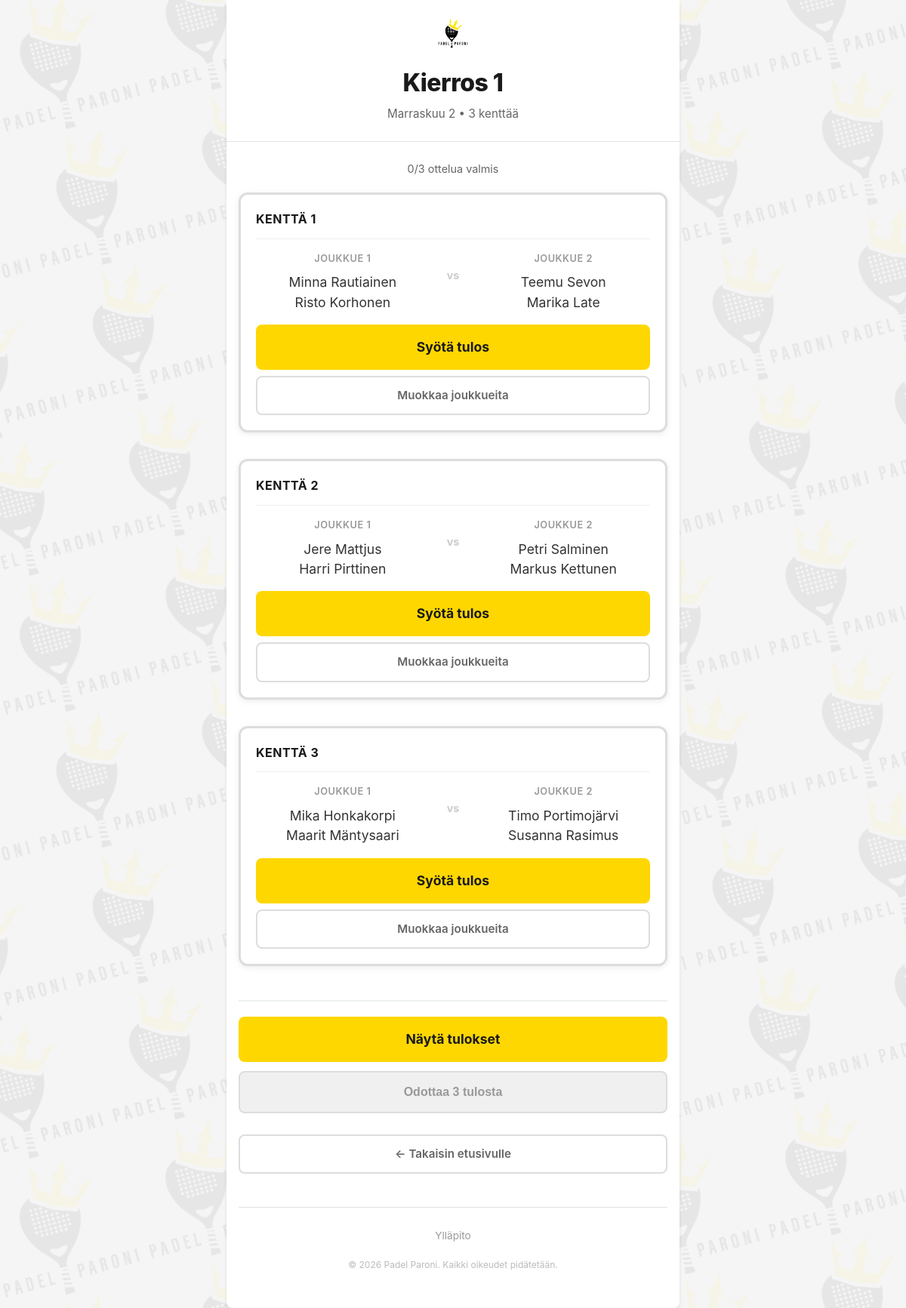
The page /tournament/73/round/102 on the database its author committed.
### tables this page shows
CREATE TABLE rounds (
            id INTEGER PRIMARY KEY AUTOINCREMENT,
            tournament_id INTEGER NOT NULL,
            round_number INTEGER NOT NULL,
            status TEXT DEFAULT 'in_progress',
            created_at TIMESTAMP DEFAULT CURRENT_TIMESTAMP,
            FOREIGN KEY (tournament_id) REFERENCES tournaments(id)
        );

CREATE TABLE tournaments (
            id INTEGER PRIMARY KEY AUTOINCREMENT,
            name TEXT NOT NULL,
            num_courts INTEGER NOT NULL,
            status TEXT DEFAULT 'setup',
            created_at TIMESTAMP DEFAULT CURRENT_TIMESTAMP
        , season_id INTEGER REFERENCES seasons(id), completed_at TIMESTAMP NULL, archived_at TIMESTAMP NULL, court_labels TEXT);

CREATE TABLE matches (
            id INTEGER PRIMARY KEY AUTOINCREMENT,
            round_id INTEGER NOT NULL,
            court_number INTEGER NOT NULL,
            player1_id INTEGER NOT NULL,
            player2_id INTEGER NOT NULL,
            player3_id INTEGER NOT NULL,
            player4_id INTEGER NOT NULL,
            winning_team INTEGER,
            completed BOOLEAN DEFAULT 0,
            teams_shuffled BOOLEAN DEFAULT 0,
            original_player1_id INTEGER,
            original_player2_id INTEGER,
            original_player3_id INTEGER,
            original_player4_id INTEGER,
            created_at TIMESTAMP DEFAULT CURRENT_TIMESTAMP, version INTEGER DEFAULT 1,
            FOREIGN KEY (round_id) REFERENCES rounds(id),
            FOREIGN KEY (player1_id) REFERENCES players(id),
            FOREIGN KEY (player2_id) REFERENCES players(id),
            FOREIGN KEY (player3_id) REFERENCES players(id),
            FOREIGN KEY (player4_id) REFERENCES players(id)
        );

### app.py (the view, shortened to what this page needs)
@app.route('/tournament/<int:tournament_id>/round/<int:round_id>')
def active_round(tournament_id, round_id):
    db = get_db_connection()
    tournament = db.execute('SELECT * FROM tournaments WHERE id = ?', (tournament_id,)).fetchone()
    round_data = db.execute('SELECT * FROM rounds WHERE id = ?', (round_id,)).fetchone()
    if not round_data:
        flash('Round not found')
        return redirect(url_for('index'))
    if tournament and tournament['status'] == 'completed':
        flash('Turnaus on päättynyt')
        return redirect(url_for('index'))
    matches_raw = db.execute(
        '''SELECT m.*
           FROM matches m
           WHERE m.round_id = ?
           ORDER BY m.court_number''',
        (round_id,)
    ).fetchall()
    matches = []
    for match in matches_raw:
        match_dict = dict(match)
        player1 = get_player(match_dict['player1_id'])
        player2 = get_player(match_dict['player2_id'])
        player3 = get_player(match_dict['player3_id'])
        player4 = get_player(match_dict['player4_id'])
        match_dict['player1_name'] = f"{player1['first_name']} {player1['last_name']}"
        match_dict['player2_name'] = f"{player2['first_name']} {player2['last_name']}"
        match_dict['player3_name'] = f"{player3['first_name']} {player3['last_name']}"
        match_dict['player4_name'] = f"{player4['first_name']} {player4['last_name']}"
        matches.append(match_dict)
    all_completed = all(match['completed'] for match in matches)
    is_admin = session.get('logged_in_as_admin', False)
    all_rounds = []
    if is_admin:
        all_rounds = db.execute(
            'SELECT id, round_number FROM rounds WHERE tournament_id = ? ORDER BY round_number',
            (tournament_id,)
        ).fetchall()
    needs_recalculation = False
    return render_template('active_round.html',
                          tournament_id=tournament_id,
                          tournament=tournament,
                          round_data=round_data,
                          matches=matches,
                          all_completed=all_completed,
                          is_admin=is_admin,
                          all_rounds=all_rounds,
                          needs_recalculation=needs_recalculation)

### app.py (called while the page is built, shortened)
def get_db_connection():
    global _db_initialized
    if not _db_initialized:
        init_db()
        _db_initialized = True
        print("Database initialized successfully!")
    if 'db' not in g:
        g.db = get_db()
    return g.db

@app.before_request
def log_request_start():
    import time
    g.request_start_time = time.time()
    print(f"[REQ START] {request.method} {request.path}")

@app.after_request
def log_request_end(response):
    import time
    if hasattr(g, 'request_start_time'):
        duration = time.time() - g.request_start_time
        print(f"[REQ END] {request.method} {request.path} - {duration:.3f}s - {response.status_code}")
    return response

@app.before_request
def generate_csp_nonce():
    g.csp_nonce = base64.b64encode(secrets.token_bytes(16)).decode('utf-8')

@app.after_request
def add_security_headers(response):
    if response.content_type and 'text/html' in response.content_type:
        nonce = getattr(g, 'csp_nonce', '')
        csp = (
            f"default-src 'self'; "
            f"script-src 'self' 'nonce-{nonce}'; "
            f"style-src 'self' 'unsafe-inline'; "
            f"img-src 'self' data:; "
            f"form-action 'self'; "
            f"frame-ancestors 'none'"
        )
        response.headers['Content-Security-Policy'] = csp
    return response

@app.context_processor
def inject_csp_nonce():
    return {'csp_nonce': getattr(g, 'csp_nonce', '')}

def get_player(player_id):
    db = get_db_connection()
    result = db.execute(
        'SELECT id, first_name, last_name FROM player_registry WHERE id = ?',
        (player_id,)
    ).fetchone()
    if result:
        return dict(result)

### database.py (called while the page is built)
def get_db():
    try:
        from flask import current_app
        db_path = current_app.config.get('DATABASE', DATABASE)
    except (ImportError, RuntimeError):
        db_path = DATABASE
    uri_mode = db_path.startswith('file:')
    conn = sqlite3.connect(db_path, uri=uri_mode, timeout=10.0)
    conn.row_factory = sqlite3.Row  # Returns rows as dictionaries
    return conn

### templates/active_round.html (shortened to what this page needs)
<!DOCTYPE html>
<html lang="fi">
<head>
    <link rel="stylesheet" href="{{ url_for('static', filename='css/style.css') }}">
</head>
<body>
    <div class="container">
        <div class="round-header">
            <a href="{{ url_for('index') }}" style="text-decoration: none;">
                <img src="{{ url_for('static', filename='images/padel-paroni-logo.png') }}" alt="Padel Paroni">
            </a>
            <a href="{{ url_for('index') }}" style="text-decoration: none; color: inherit;">
                <h1>Kierros {{ round_data['round_number'] }}</h1>
            </a>
            <p class="round-subtitle">{{ tournament['name'] }} &bull; {{ tournament['num_courts'] }} kenttää</p>
        </div>
        <div id="matches-container">
            {% include '_matches_partial.html' %}
        </div>
        {% set completed_count = matches|selectattr('completed')|list|length %}
        <div class="round-actions">
            <a href="{{ url_for('leaderboard', tournament_id=tournament_id) }}" class="btn-leaderboard">
                Näytä tulokset
            </a>
            <form id="nextRoundForm" action="{{ url_for('start_round', tournament_id=tournament_id) }}" method="POST" style="margin: 0;">
                {% if all_completed %}
                <button type="submit" class="btn-next-round">Aloita seuraava kierros</button>
                {% else %}
                {% set remaining = matches|length - completed_count %}
                <button type="button" class="btn-next-round" disabled>Odottaa {{ remaining }} tulos{% if remaining != 1 %}ta{% endif %}</button>
                {% endif %}
            </form>
            <div class="actions" style="margin-top: 1rem;">
                <a href="{{ url_for('index') }}" class="btn-secondary-action">← Takaisin etusivulle</a>
            </div>
            <div class="page-footer">
                <a href="{{ url_for('admin_dashboard') }}" target="_blank" class="admin-link">Ylläpito</a>
                <div class="copyright">© 2026 Padel Paroni. Kaikki oikeudet pidätetään.</div>
            </div>
        </div>
    </div>
</body>
</html>

### templates/_matches_partial.html (shortened to what this page needs)
{% set completed_count = matches|selectattr('completed')|list|length %}
<div class="progress-text">
    {{ completed_count }}/{{ matches|length }} ottelua valmis
</div>
<div class="matches">
    {% for match in matches %}
    <div class="match-card {% if match['completed'] %}completed{% endif %}">
        <div class="court-header">Kenttä {{ match['court_number'] }}</div>
        <div class="teams">
            <div class="team">
                <div class="team-label">Joukkue 1</div>
                <div class="team-players">
                    {{ match['player1_name'] }}<br>
                    {{ match['player2_name'] }}
                </div>
            </div>
            <div class="vs">vs</div>
            <div class="team">
                <div class="team-label">Joukkue 2</div>
                <div class="team-players">
                    {{ match['player3_name'] }}<br>
                    {{ match['player4_name'] }}
                </div>
            </div>
        </div>
        {% if not match['completed'] %}
        <div class="match-actions">
            <a href="{{ url_for('score_entry', match_id=match['id']) }}" class="btn-primary-action">
                Syötä tulos
            </a>
            <a href="{{ url_for('confirm_match_teams', tournament_id=tournament_id, round_id=round_data['id'], court_number=match['court_number']) }}" class="btn-secondary-action">
                Muokkaa joukkueita
            </a>
        </div>
        {% else %}
        <a href="{{ url_for('score_entry', match_id=match['id']) }}" class="completed-badge">
            ✓ Joukkue {{ match['winning_team'] }} voitti
            <small>Muokkaa tulosta</small>
        </a>
        {% endif %}
    </div>
    {% endfor %}
</div>

### static/css/style.css (style rules this page uses)
* { margin: 0; padding: 0; box-sizing: border-box; }
body { font-family: -apple-system, BlinkMacSystemFont, 'Segoe UI', Roboto, Oxygen, Ubuntu, Cantarell, sans-serif; background: #f5f5f5; padding: 10px; line-height: 1.6; color: #333; position: relative; }
body::before { content: ''; position: fixed; top: 50%; left: 50%; transform: translate(-50%, -50%); width: 300px; height: 300px; background-image: url('../images/padel-paroni-logo.png'); background-size: contain; background-repeat: no-repeat; background-position: center; opacity: 0.06; pointer-events: none; z-index: -1; }
.container { max-width: 600px; margin: 0 auto; background: white; padding: 20px; border-radius: 8px; box-shadow: 0 2px 4px rgba(0,0,0,0.1); }
h1 { color: #2c3e50; margin-bottom: 10px; font-size: 28px; }
.matches { margin: 20px 0; }
.match-card { background: #f9f9f9; border: 3px solid #ddd; border-radius: 8px; padding: 15px; margin-bottom: 15px; }
.teams { display: flex; justify-content: space-between; align-items: center; margin: 15px 0; flex-wrap: wrap; }
.team { flex: 1; text-align: center; min-width: 120px; }
.vs { font-weight: bold; padding: 0 15px; color: #95a5a6; font-size: 18px; }
.actions { margin-top: 15px; }
.round-actions { margin-top: 30px; padding-top: 20px; border-top: 2px solid #ecf0f1; }
@media (min-width: 768px) { .container { padding: 30px; } }
@media (min-width: 768px) { h1 { font-size: 32px; } }
@media (min-width: 768px) { .teams { flex-wrap: nowrap; } }
@media (min-width: 768px) { .team { min-width: 150px; } }
.admin-link { color: #666; font-size: 0.9em; text-decoration: none; }

### rows shown on the page
rounds: round_number "1"
tournaments: name "Marraskuu 2", num_courts "3"
matches: court_number "1", player1_name "Minna Rautiainen", player2_name "Risto Korhonen", player3_name "Teemu Sevon", player4_name "Marika Late"
matches: court_number "2", player1_name "Jere Mattjus", player2_name "Harri Pirttinen", player3_name "Petri Salminen", player4_name "Markus Kettunen"
matches: court_number "3", player1_name "Mika Honkakorpi", player2_name "Maarit Mäntysaari", player3_name "Timo Portimojärvi", player4_name "Susanna Rasimus"

### other values the page prints
{{ completed_count }} "0"
{{ matches|length }} "3"
{{ remaining }} "3"
